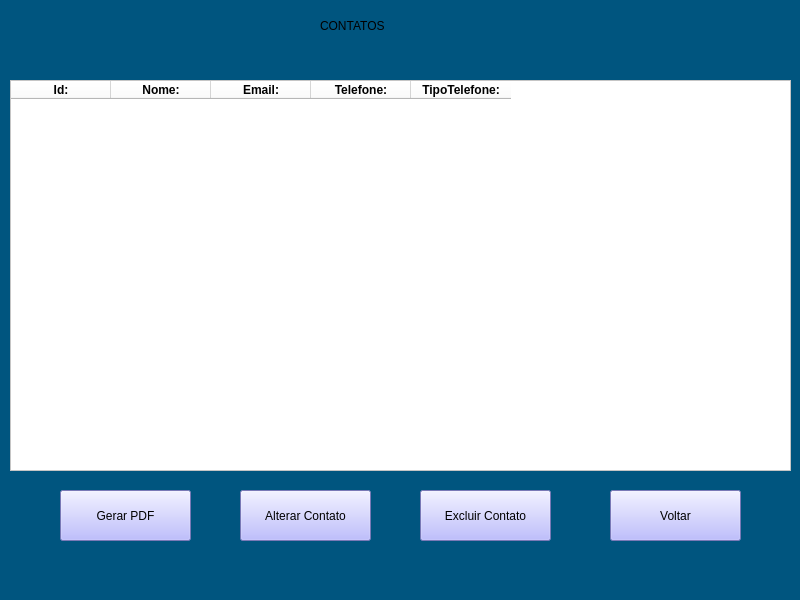
<?xml version="1.0" encoding="UTF-8"?>
<ui version="4.0">
 <class>ListaContatos</class>
 <widget class="QMainWindow" name="ListaContatos">
  <property name="geometry">
   <rect>
    <x>0</x>
    <y>0</y>
    <width>800</width>
    <height>600</height>
   </rect>
  </property>
  <property name="windowTitle">
   <string>MainWindow</string>
  </property>
  <property name="styleSheet">
   <string notr="true">background-color: rgb(0, 85, 127);</string>
  </property>
  <widget class="QWidget" name="centralwidget">
   <widget class="QTableWidget" name="tabela_contatinhos">
    <property name="geometry">
     <rect>
      <x>10</x>
      <y>80</y>
      <width>781</width>
      <height>391</height>
     </rect>
    </property>
    <property name="styleSheet">
     <string notr="true">background-color: rgb(255, 255, 255);
border-color: rgb(85, 0, 0);</string>
    </property>
    <column>
     <property name="text">
      <string>Id:</string>
     </property>
     <property name="font">
      <font>
       <weight>75</weight>
       <bold>true</bold>
      </font>
     </property>
    </column>
    <column>
     <property name="text">
      <string>Nome:</string>
     </property>
     <property name="font">
      <font>
       <weight>75</weight>
       <bold>true</bold>
      </font>
     </property>
    </column>
    <column>
     <property name="text">
      <string>Email:</string>
     </property>
     <property name="font">
      <font>
       <weight>75</weight>
       <bold>true</bold>
      </font>
     </property>
    </column>
    <column>
     <property name="text">
      <string>Telefone:</string>
     </property>
     <property name="font">
      <font>
       <weight>75</weight>
       <bold>true</bold>
      </font>
     </property>
    </column>
    <column>
     <property name="text">
      <string>TipoTelefone:</string>
     </property>
     <property name="font">
      <font>
       <weight>75</weight>
       <bold>true</bold>
      </font>
     </property>
    </column>
   </widget>
   <widget class="QPushButton" name="pushButton">
    <property name="geometry">
     <rect>
      <x>60</x>
      <y>490</y>
      <width>131</width>
      <height>51</height>
     </rect>
    </property>
    <property name="styleSheet">
     <string notr="true">background-color: rgb(170, 170, 255);</string>
    </property>
    <property name="text">
     <string>Gerar PDF</string>
    </property>
   </widget>
   <widget class="QPushButton" name="pushButton_2">
    <property name="geometry">
     <rect>
      <x>240</x>
      <y>490</y>
      <width>131</width>
      <height>51</height>
     </rect>
    </property>
    <property name="styleSheet">
     <string notr="true">background-color: rgb(170, 170, 255);</string>
    </property>
    <property name="text">
     <string>Alterar Contato</string>
    </property>
   </widget>
   <widget class="QPushButton" name="exclusaoContato">
    <property name="geometry">
     <rect>
      <x>420</x>
      <y>490</y>
      <width>131</width>
      <height>51</height>
     </rect>
    </property>
    <property name="styleSheet">
     <string notr="true">background-color: rgb(170, 170, 255);</string>
    </property>
    <property name="text">
     <string>Excluir Contato</string>
    </property>
   </widget>
   <widget class="QPushButton" name="pushButton_4">
    <property name="geometry">
     <rect>
      <x>610</x>
      <y>490</y>
      <width>131</width>
      <height>51</height>
     </rect>
    </property>
    <property name="styleSheet">
     <string notr="true">background-color: rgb(170, 170, 255);</string>
    </property>
    <property name="text">
     <string>Voltar</string>
    </property>
   </widget>
   <widget class="QLabel" name="label">
    <property name="geometry">
     <rect>
      <x>320</x>
      <y>10</y>
      <width>171</width>
      <height>31</height>
     </rect>
    </property>
    <property name="styleSheet">
     <string notr="true">font: 75 20pt &quot;MS Shell Dlg 2&quot;;</string>
    </property>
    <property name="text">
     <string>CONTATOS</string>
    </property>
   </widget>
  </widget>
  <widget class="QMenuBar" name="menubar">
   <property name="geometry">
    <rect>
     <x>0</x>
     <y>0</y>
     <width>800</width>
     <height>26</height>
    </rect>
   </property>
  </widget>
  <widget class="QStatusBar" name="statusbar"/>
 </widget>
 <resources/>
 <connections/>
</ui>
